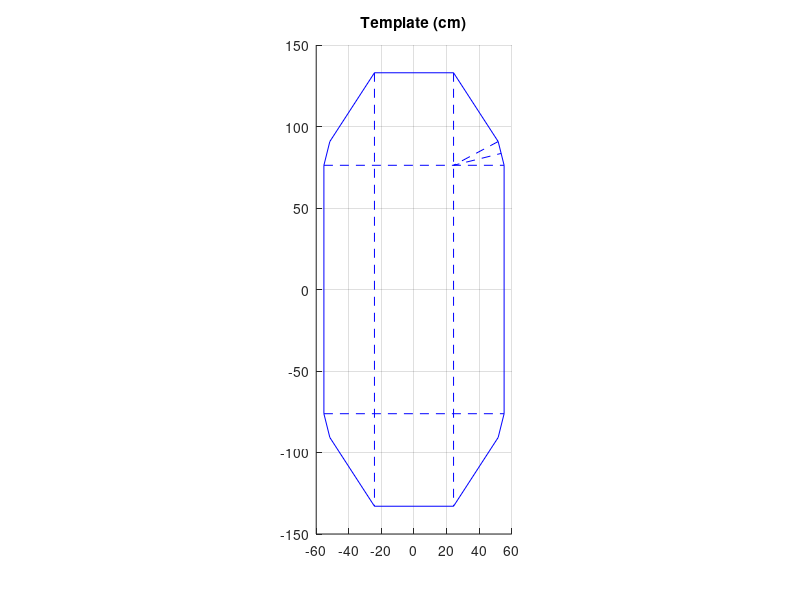
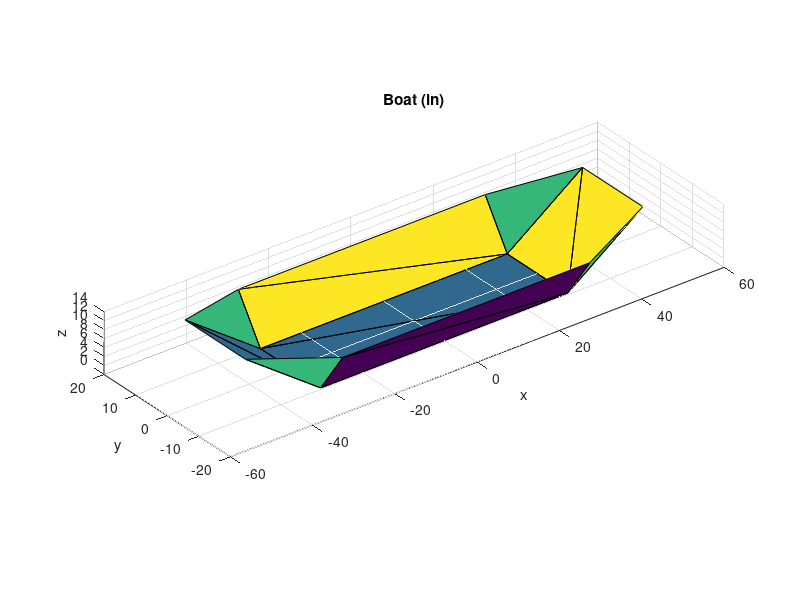

The MATLAB script that drew these images, in order:
clear; 
close all;

% Utils path
path('../',path);

% Plot out boat dimensions 

Nbay=1; % num of bays (rowers)

% Design params
% Subscale config 1 scaled up and then lengthened...
BayLength=60; % in
GunwalePitch=55; % deg
GunwaleHeight=10.0015;
FloorWidth=19.1063; % in
SeatHeight=3.8597; % in
StructureWeight=13.3175; % lbs

EndPitch=35; % deg
EndHeight=12.8178; % in

%-----
CabinLength=Nbay*BayLength; % ft, overall boat length minus components from bow and stern (Nbays * BayLength)

GL=GunwaleHeight/sin(GunwalePitch/180*pi); % Length of Gunwale piece
EL=EndHeight/sin(EndPitch/180*pi); % length of end piece
GW=GL*cos(GunwalePitch/180*pi);
CabinWidth=2*GW+FloorWidth;

TempW=FloorWidth+2*GL; % Overall template width
TempL=CabinLength+2*EL; % Overall template length
BoatLength=CabinLength+2*EL*cos(EndPitch/180*pi); % Overall boat length

% % test plot theta contours in gunwale and end pitch angles
% GPtest=0:90;
% EPtest=0:90;
% [GPT,EPT]=meshgrid(GPtest,EPtest);
% TT=acos(sin(GPT/180*pi).*sin(EPT/180*pi))/pi*180;
% figure(3)
% contour(GPT,EPT,TT,20);

% Calc template folds
CPoints=[CabinLength/2,-FloorWidth/2,0   % Floor corner
        BoatLength/2,-FloorWidth/2,EndHeight    % End corner
        CabinLength/2,-CabinWidth/2,GunwaleHeight]; % Gunwale corner
PNorm=cross(CPoints(2,:)-CPoints(1,:),CPoints(3,:)-CPoints(1,:));
PNorm=PNorm/sqrt(PNorm*PNorm');
% Calc outer edge direction in plane w.r.t. end edges
Edge=CPoints(3,:)-CPoints(2,:);
% w.r.t end edge
TDir=CPoints(2,:)-CPoints(1,:);
TDir=TDir/sqrt(TDir*TDir');
NDir=cross(PNorm,TDir);
Edge2=Edge*[TDir',NDir']; % 1 is along, 2 is into corner

% Plot Template in cm
CornerPoint=[CabinLength/2,FloorWidth/2];
EPoint=[TempL/2,FloorWidth/2];
GPoint=[CabinLength/2,TempW/2];
FoldP=EPoint+Edge2;
MFoldP=(GPoint+FoldP)/2;

CornerFoldPoints=[FoldP;CornerPoint;MFoldP];
   
EdgePoints=[TempL/2,FloorWidth/2
            FoldP(1),FoldP(2)
            CabinLength/2,TempW/2
            -CabinLength/2,TempW/2
            -FoldP(1),FoldP(2)
            -TempL/2,FloorWidth/2
            -TempL/2,-FloorWidth/2
            -FoldP(1),-FoldP(2)
            -CabinLength/2,-TempW/2
            CabinLength/2,-TempW/2
            FoldP(1),-FoldP(2)            
            TempL/2,-FloorWidth/2
            TempL/2,FloorWidth/2];
        
FoldPoints=[TempL/2,FloorWidth/2
            -TempL/2,FloorWidth/2
            TempL/2,-FloorWidth/2
            -TempL/2,-FloorWidth/2
            CabinLength/2,-TempW/2
            CabinLength/2,TempW/2
            -CabinLength/2,-TempW/2
            -CabinLength/2,TempW/2];
            
figure(1)
hold on
plot(EdgePoints(:,2)*2.54,EdgePoints(:,1)*2.54,'b-')

plot(FoldPoints(1:2,2)*2.54,FoldPoints(1:2,1)*2.54,'b--')
plot(FoldPoints(3:4,2)*2.54,FoldPoints(3:4,1)*2.54,'b--')
plot(FoldPoints(5:6,2)*2.54,FoldPoints(5:6,1)*2.54,'b--')
plot(FoldPoints(7:8,2)*2.54,FoldPoints(7:8,1)*2.54,'b--')

plot(CornerFoldPoints(:,2)*2.54,CornerFoldPoints(:,1)*2.54,'b--')

hold off
grid on
title('Template (cm)')
set(gca,'DataAspectRatio',[1,1,1])

% plot completed boat form
figure(2)
Points=[BoatLength/2,-FloorWidth/2,EndHeight    % Front and rear
        BoatLength/2,FloorWidth/2,EndHeight  
        -BoatLength/2,-FloorWidth/2,EndHeight
        -BoatLength/2,FloorWidth/2,EndHeight
        CornerPoint,0                         % Floor
        -CornerPoint(1),CornerPoint(2),0
        -CornerPoint,0
        CornerPoint(1),-CornerPoint(2),0
        CabinLength/2,-CabinWidth/2,GunwaleHeight % Sides
        CabinLength/2,CabinWidth/2,GunwaleHeight
        -CabinLength/2,-CabinWidth/2,GunwaleHeight
        -CabinLength/2,CabinWidth/2,GunwaleHeight];

    
Tri=delaunay(Points(:,1),Points(:,2));
Color=[3 3 3 3 2 2 4 4 1 1 2 2 4 4];
trisurf(Tri,Points(:,1),Points(:,2),Points(:,3),Color)
title('Boat (in)')
set(gca,'DataAspectRatio',[1,1,1])
xlabel('x')
ylabel('y')
zlabel('z')